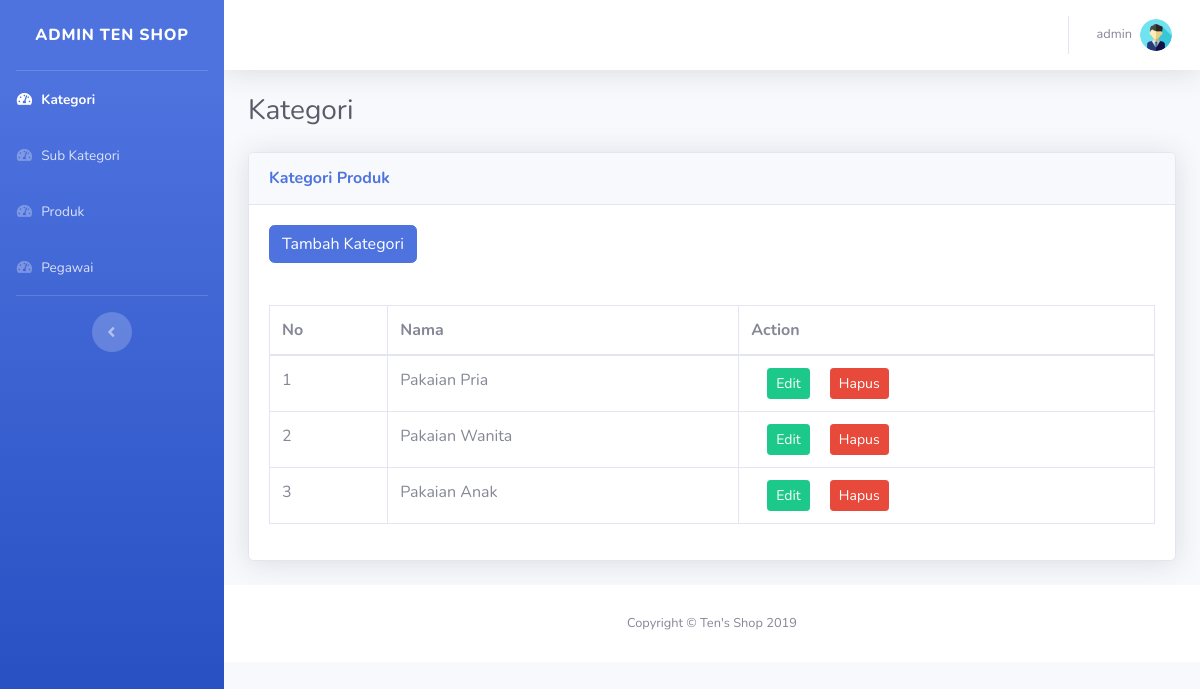
The app's page /admin/index.php (signed in) with its own data.
### tables this page shows
CREATE TABLE `kategori` (
  `idkategori` char(1) NOT NULL,
  `nama_kategori` varchar(20) NOT NULL
);

### admin/index.php (the view, shortened to what this page needs)
<?php
	if($_SESSION['level'] == 1 ) {
		require_once '../function.php';
		$kategori = mysqli_query($con, "SELECT * FROM kategori");
	} else {
		header('location : ../pesan.php');
		exit;
	}
 ?>
 <!DOCTYPE html>
<html lang="en">
<head>
  <link href="../vendor/fontawesome-free/css/all.min.css" rel="stylesheet" type="text/css">
  <link href="../css/sb-admin-2.min.css" rel="stylesheet">
</head>
<body id="page-top">
  <div id="wrapper">
    <ul class="navbar-nav bg-gradient-primary sidebar sidebar-dark accordion" id="accordionSidebar">
      <a class="sidebar-brand d-flex align-items-center justify-content-center" href="index.php">
        <div class="sidebar-brand-text mx-3">Admin Ten Shop</div>
      </a>
      <hr class="sidebar-divider my-0">
      <li class="nav-item active">
        <a class="nav-link" href="index.php">
          <i class="fas fa-fw fa-tachometer-alt"></i>
          <span>Kategori</span></a>
      </li>
      <li class="nav-item">
        <a class="nav-link" href="sub_kategori.php">
          <i class="fas fa-fw fa-tachometer-alt"></i>
          <span>Sub Kategori</span></a>
      </li>
      <li class="nav-item">
        <a class="nav-link" href="produk.php">
          <i class="fas fa-fw fa-tachometer-alt"></i>
          <span>Produk</span></a>
      </li>
      <li class="nav-item">
        <a class="nav-link" href="pegawai.php">
          <i class="fas fa-fw fa-tachometer-alt"></i>
          <span>Pegawai</span></a>
      </li>
      <hr class="sidebar-divider d-none d-md-block">
      <div class="text-center d-none d-md-inline">
        <button class="rounded-circle border-0" id="sidebarToggle"></button>
      </div>
    </ul>
    <div id="content-wrapper" class="d-flex flex-column">
      <div id="content">
        <nav class="navbar navbar-expand navbar-light bg-white topbar mb-4 static-top shadow">
          <ul class="navbar-nav ml-auto">
            <li class="nav-item dropdown no-arrow">
              <a class="nav-link dropdown-toggle" href="#" id="userDropdown" role="button" data-toggle="dropdown" aria-haspopup="true" aria-expanded="false">
                <span class="mr-2 d-none d-lg-inline text-gray-600 small"><?= $_SESSION['username'] ?></span>
                <img class="img-profile rounded-circle" src="../img/profile.png">
              </a>
            </li>
          </ul>
        </nav>
        <div class="container-fluid">
          <div class="d-sm-flex align-items-center justify-content-between mb-4">
            <h1 class="h3 mb-0 text-gray-800">Kategori</h1>
          </div>
          <div class="card shadow mb-4">
            <div class="card-header py-3">
              <h6 class="m-0 font-weight-bold text-primary">Kategori Produk</h6>
            </div>
            <div class="card-body">
        			<button type="button" class="btn btn-primary" data-toggle="modal" data-target="#exampleModal">
        			  Tambah Kategori
        			</button>
              <div class="alert alert-<?php if(isset($alert)) echo $alert[0][0] ?>">
              </div>
              <div class="table-responsive">
                <table class="table table-bordered" id="dataTable" width="100%" cellspacing="0">
                  <thead>
                    <tr>
                      <th>No</th>
                      <th>Nama</th>
                      <th>Action</th>
                    </tr>
                  </thead>
                  <tbody>
                  	<?php
                  		$no=1;
                  		while ($ktgr = $kategori->fetch_assoc()) {
                        $a = 'a'.$ktgr['idkategori'];
                  			echo "
								        <tr>
			                      <td>".$no."</td>
			                      <td>".$ktgr['nama_kategori']."</td>
			                      <td>
				                  	<a href='edit_ktgr.php?id=".$ktgr['idkategori']."'><button type='button' class='btn btn-success btn-sm ml-3'>Edit</button></a>
				                  	<a data-toggle='modal' data-target='#".$a."'><button type='button' class='btn btn-danger btn-sm ml-3'>Hapus</button></a>
                            </td>
                        </tr>
                        ";
                        $no++;
                  		}
                  	?>
                  </tbody>
                </table>
              </div>
            </div>
          </div>
      </div>
      <footer class="sticky-footer bg-white">
        <div class="container my-auto">
          <div class="copyright text-center my-auto">
            <span>Copyright &copy; Ten's Shop 2019</span>
          </div>
        </div>
      </footer>
    </div>
  </div>
</body>
</html>

### records on screen
kategori: nama_kategori "Pakaian Pria"
kategori: nama_kategori "Pakaian Wanita"
kategori: nama_kategori "Pakaian Anak"

### other values on screen
$_SESSION['username'] "admin"
